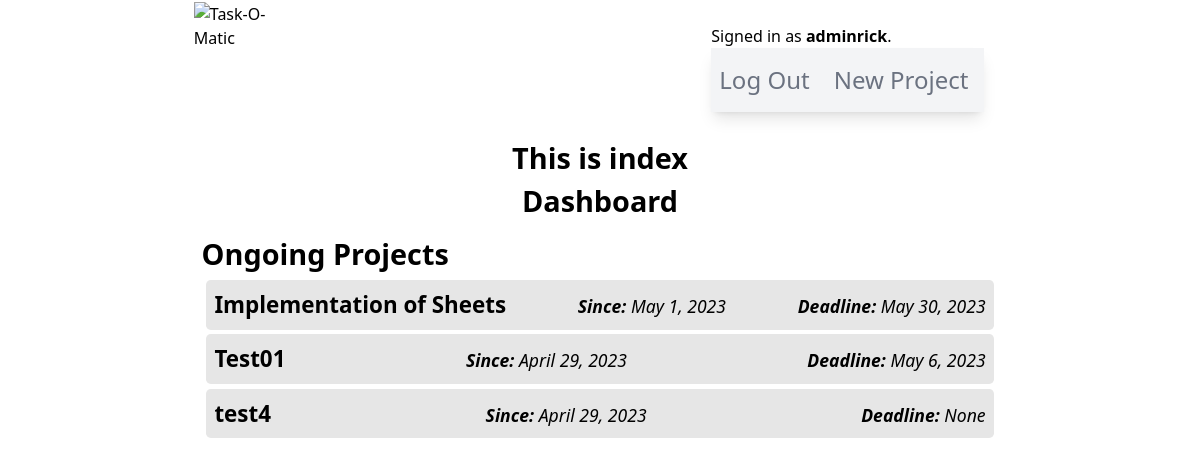
/ (signed in), run on the app's committed database.
### taskomatic/models.py (models this page shows, shortened)
class User(AbstractUser):
    pass

class Project(models.Model):
    user = models.ForeignKey(User, on_delete=models.CASCADE)
    owner = models.CharField(max_length=80)
    projectName = models.CharField(max_length=160)
    projectDescription = models.CharField(max_length=350)
    hasDeadline = models.BooleanField(default=False)
    hasInventory = models.BooleanField(default=False)
    hasTasks = models.BooleanField(default=False)
    creationDate = models.DateField()
    deadlineDate = models.DateField(null=True, blank=True)

### taskomatic/views.py (the view)
# urls.py: path("", views.index, name="index"),
def index(request):
    projects = Project.objects.all().order_by('-creationDate')
    return render(request, "taskomatic/index.html", {
        "projects": projects
    })

### taskomatic/templates/taskomatic/index.html (shortened to what this page needs)
{% extends "./layout.html" %}
{% block body %}
{% if user.is_authenticated %}
    <div id="dashboardContainer">
        <h2>This is index</h2>
        <h2>Dashboard</h2>
        <div id="ongoingProjectsContainer">
            <h2>Ongoing Projects</h2>
            <ul>
            {% if projects %}
                {% for project in projects %}
                <a href="{% url 'projectPage' project.id %}"><li id="projectInstance"><span><b>{{ project.projectName }}</b></span> <span><i class="dateCaption"><b>Since:</b> {{ project.creationDate }}</i></span> <span><i class="dateCaption"><b>Deadline:</b> {{ project.deadlineDate }}</i></span></li></a>
                {% endfor %}
            {% else %}
                <li>No projects.</li>
            {% endif %}
            </ul>
        </div>
    </div>
{% endif %}
{% endblock body %}

### taskomatic/templates/taskomatic/layout.html (shortened to what this page needs)
{% load static %}
<!DOCTYPE html>
<html lang="en">
<head>
    <link href="{% static 'taskomatic/styles.css' %}" rel="stylesheet">
    <script src="https://cdn.tailwindcss.com"></script>
</head>
<body>
    <header>
        <a href="{% url 'index' %}"><img id="taskLogo" src="https://escrituras-eremitas.com/wp-content/uploads/2023/04/task-O-maticLogo.png" alt="Task-O-Matic"></a>
        <div class="navSection">
            <div>
                {% if user.is_authenticated %}
                    Signed in as <strong>{{ user.username }}</strong>.
                {% else %}
                    Not signed in.
                {% endif %}
            </div>
                <ul class="relative max-w-2xl flex flex-wrap items-center justify-between py-4 bg-gray-100 text-gray-500
                hover:text-gray-700 focus:text-gray-700 shadow-lg navbar navbar-expand-lg navbar-light">
                    {% if user.is_authenticated %}
                        <li class="nav-item pr-2">
                            <a class="nav-link text-2xl text-gray-500 hover:text-gray-700
                            focus:text-gray-700 p-2" href="{% url 'logout' %}">Log Out</a>
                        </li>
                        <li class="nav-item pr-2">
                            <a class="nav-link text-2xl text-gray-500 hover:text-gray-700
                            focus:text-gray-700 p-2" href="{% url 'newProject' %}">New Project</a>
                        </li>
                    {% endif %}
                </ul>
            </div>
    </header>
    {% block body %}
    {% endblock %}
</body>
</html>

### taskomatic/static/taskomatic/styles.css (style rules this page uses)
html { font-size: 16px; }
* { margin: 0; padding: 0; box-sizing: border-box; }
h2 { font-size: 1.8rem !important; font-weight: 600 !important; }
header { display: flex; justify-content: space-around; }
#taskLogo { max-width: 30rem; margin: 2%; }
.navSection { max-width: 20rem; margin: 2%; }
#dashboardContainer { display: flex; flex-direction: column; align-items: center; width: 80%; margin: 0 auto; }
#ongoingProjectsContainer { width: 85%; padding: 1%; }
#projectInstance { display: flex; justify-content: space-between; font-size: 1.4rem; margin: 0.3rem; padding: 0.5rem; background-color: rgba(128, 128, 128, 0.2); border-radius: 0.3rem; }
.dateCaption { font-size: 1.1rem; }

### data on the page
User: username "adminrick"
Project: projectName "Implementation of Sheets", creationDate "May 1, 2023", deadlineDate "May 30, 2023"
Project: projectName "Test01", creationDate "April 29, 2023", deadlineDate "May 6, 2023"
Project: projectName "test4", creationDate "April 29, 2023", deadlineDate "None"
